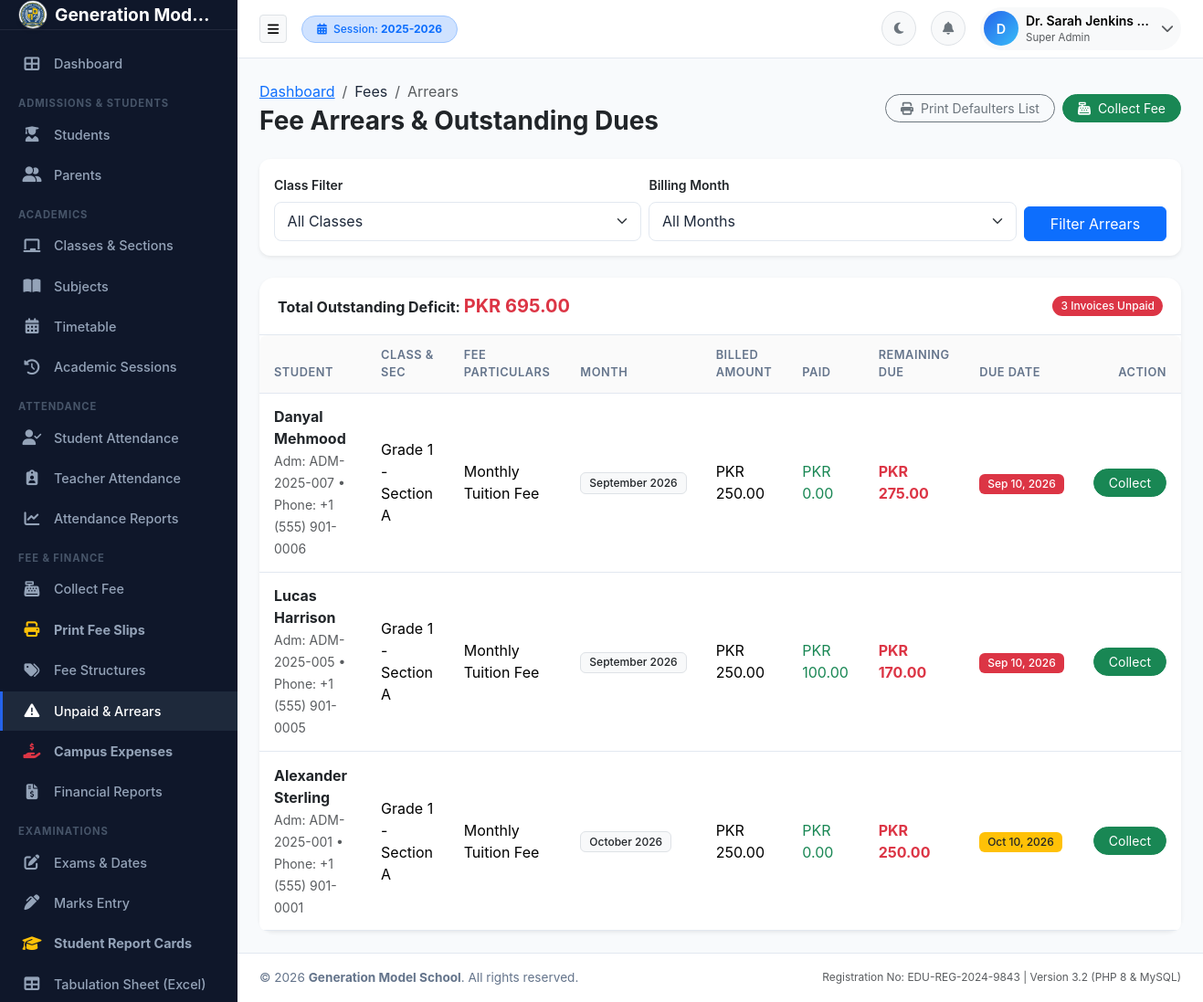
Page /fees/arrears.php (signed in) on the committed database.
### tables this page shows
CREATE TABLE academic_sessions (
    id INT AUTO_INCREMENT PRIMARY KEY,
    session_name VARCHAR(50) NOT NULL UNIQUE,
    start_date DATE NOT NULL,
    end_date DATE NOT NULL,
    is_current TINYINT(1) DEFAULT 0,
    status ENUM('active', 'inactive', 'archived') DEFAULT 'active',
    created_at TIMESTAMP DEFAULT CURRENT_TIMESTAMP
);

CREATE TABLE student_fees (
    id INT AUTO_INCREMENT PRIMARY KEY,
    session_id INT NOT NULL,
    student_id INT NOT NULL,
    fee_type_id INT NOT NULL,
    month VARCHAR(20) NOT NULL,
    amount DECIMAL(10, 2) NOT NULL,
    discount_amount DECIMAL(10, 2) DEFAULT 0.00,
    fine_amount DECIMAL(10, 2) DEFAULT 0.00,
    paid_amount DECIMAL(10, 2) DEFAULT 0.00,
    balance DECIMAL(10, 2) NOT NULL,
    due_date DATE NOT NULL,
    status ENUM('Pending', 'Partial', 'Paid', 'Overdue') DEFAULT 'Pending',
    created_at TIMESTAMP DEFAULT CURRENT_TIMESTAMP,
    FOREIGN KEY (session_id) REFERENCES academic_sessions(id),
    FOREIGN KEY (student_id) REFERENCES students(id) ON DELETE CASCADE,
    FOREIGN KEY (fee_type_id) REFERENCES fee_types(id),
    INDEX idx_st_fee_status (student_id, status)
);

CREATE TABLE students (
    id INT AUTO_INCREMENT PRIMARY KEY,
    user_id INT NULL,
    parent_id INT NULL,
    admission_no VARCHAR(50) NOT NULL UNIQUE,
    roll_no VARCHAR(50) NULL,
    first_name VARCHAR(100) NOT NULL,
    last_name VARCHAR(100) NOT NULL,
    gender ENUM('Male', 'Female', 'Other') NOT NULL,
    dob DATE NOT NULL,
    cnic_bform VARCHAR(50) NULL,
    phone VARCHAR(50) NULL,
    email VARCHAR(150) NULL,
    address TEXT NULL,
    city VARCHAR(100) NULL,
    province VARCHAR(100) NULL,
    admission_date DATE NOT NULL,
    session_id INT NOT NULL,
    class_id INT NOT NULL,
    section_id INT NOT NULL,
    previous_school VARCHAR(255) NULL,
    blood_group VARCHAR(10) NULL,
    photo VARCHAR(255) DEFAULT 'default-student.png',
    status ENUM('active', 'inactive', 'promoted', 'graduated', 'transferred') DEFAULT 'active',
    created_at TIMESTAMP DEFAULT CURRENT_TIMESTAMP,
    updated_at TIMESTAMP DEFAULT CURRENT_TIMESTAMP ON UPDATE CURRENT_TIMESTAMP,
    FOREIGN KEY (user_id) REFERENCES users(id) ON DELETE SET NULL,
    FOREIGN KEY (parent_id) REFERENCES parents(id) ON DELETE SET NULL,
    FOREIGN KEY (session_id) REFERENCES academic_sessions(id),
    FOREIGN KEY (class_id) REFERENCES classes(id),
    FOREIGN KEY (section_id) REFERENCES sections(id),
    INDEX idx_student_class_sec (class_id, section_id),
    INDEX idx_student_status (status)
);

CREATE TABLE parents (
    id INT AUTO_INCREMENT PRIMARY KEY,
    user_id INT NULL,
    father_name VARCHAR(150) NOT NULL,
    mother_name VARCHAR(150) NULL,
    guardian_name VARCHAR(150) NULL,
    cnic VARCHAR(50) NULL,
    phone VARCHAR(50) NOT NULL,
    alternate_phone VARCHAR(50) NULL,
    email VARCHAR(150) NULL,
    occupation VARCHAR(100) NULL,
    address TEXT NULL,
    city VARCHAR(100) NULL,
    created_at TIMESTAMP DEFAULT CURRENT_TIMESTAMP,
    FOREIGN KEY (user_id) REFERENCES users(id) ON DELETE SET NULL
);

CREATE TABLE classes (
    id INT AUTO_INCREMENT PRIMARY KEY,
    class_name VARCHAR(100) NOT NULL,
    numeric_level INT NOT NULL,
    created_at TIMESTAMP DEFAULT CURRENT_TIMESTAMP,
    INDEX idx_class_level (numeric_level)
);

CREATE TABLE sections (
    id INT AUTO_INCREMENT PRIMARY KEY,
    class_id INT NOT NULL,
    section_name VARCHAR(50) NOT NULL,
    class_teacher_id INT NULL,
    room_no VARCHAR(50) NULL,
    capacity INT DEFAULT 40,
    created_at TIMESTAMP DEFAULT CURRENT_TIMESTAMP,
    FOREIGN KEY (class_id) REFERENCES classes(id) ON DELETE CASCADE
);

CREATE TABLE fee_types (
    id INT AUTO_INCREMENT PRIMARY KEY,
    name VARCHAR(100) NOT NULL,
    code VARCHAR(50) NOT NULL UNIQUE,
    description TEXT NULL,
    is_recurring TINYINT(1) DEFAULT 1,
    created_at TIMESTAMP DEFAULT CURRENT_TIMESTAMP
);

### includes/functions.php (called while the page is built, shortened)
<?php
require_once __DIR__ . '/../config/config.php';
function getActiveSession() {
    global $pdo;
    $stmt = $pdo->query("SELECT * FROM academic_sessions WHERE is_current = 1 LIMIT 1");
    $activeSession = $stmt->fetch();
    return $activeSession;
}

### config/config.php (called while the page is built, shortened)
<?php
require_once __DIR__ . '/database.php';
$settings = [];
try {
    $stmt = $pdo->query("SELECT key_name, key_value FROM school_settings");
    while ($row = $stmt->fetch()) {
        $settings[$row['key_name']] = $row['key_value'];
    }
} catch (Exception $e) {
    error_log("Could not load settings: " . $e->getMessage());
}
function getSetting($key, $default = '') {
    global $settings;
    return $settings[$key] ?? $default;
}
function e($string) {
    return htmlspecialchars((string)($string ?? ''), ENT_QUOTES, 'UTF-8');
}
function formatCurrency($amount) {
    $symbol = getSetting('currency_symbol', '$');
    return $symbol . ' ' . number_format((float)$amount, 2);
}
function formatDate($date, $format = 'M d, Y') {
    return date($format, strtotime($date));
}

### includes/auth.php (called while the page is built, shortened)
<?php
require_once __DIR__ . '/../config/config.php';
function isLoggedIn() {
    return isset($_SESSION['user_id']) && !empty($_SESSION['user_id']);
}
function getCurrentUser() {
    if (isset($_SESSION['user_data'])) {
        return $_SESSION['user_data'];
    }
    return null;
}

### fees/arrears.php (the view, shortened to what this page needs)
<?php
require_once __DIR__ . '/../config/config.php';
require_once __DIR__ . '/../includes/auth.php';
require_once __DIR__ . '/../includes/permissions.php';
require_once __DIR__ . '/../includes/functions.php';
$conditions = ["sf.status IN ('Pending', 'Partial', 'Overdue')"];
$params = [];
$where = "WHERE " . implode(" AND ", $conditions);
$stmt = $pdo->prepare("
    SELECT sf.*, s.first_name, s.last_name, s.admission_no, s.roll_no,
           c.class_name, sec.section_name, p.father_name, p.phone as parent_phone,
           ft.name as fee_name
    FROM student_fees sf
    JOIN students s ON sf.student_id = s.id
    LEFT JOIN classes c ON s.class_id = c.id
    LEFT JOIN sections sec ON s.section_id = sec.id
    LEFT JOIN parents p ON s.parent_id = p.id
    JOIN fee_types ft ON sf.fee_type_id = ft.id
    {$where}
    ORDER BY sf.due_date ASC, s.first_name ASC
");
$stmt->execute($params);
$arrears = $stmt->fetchAll();
$totalArrears = array_sum(array_column($arrears, 'balance'));
require_once __DIR__ . '/../includes/header.php';
?>
<div class="d-flex flex-column flex-md-row justify-content-between align-items-md-center mb-4 gap-3 no-print">
    <div>
        <nav aria-label="breadcrumb">
            <ol class="breadcrumb mb-1">
                <li class="breadcrumb-item"><a href="<?= BASE_PATH ?>/dashboard.php">Dashboard</a></li>
                <li class="breadcrumb-item">Fees</li>
                <li class="breadcrumb-item active">Arrears</li>
            </ol>
        </nav>
        <h3 class="fw-bold text-dark mb-0">Fee Arrears & Outstanding Dues</h3>
    </div>
    <div class="d-flex gap-2">
        <button onclick="window.print()" class="btn btn-outline-secondary btn-sm rounded-pill px-3">
            <i class="fas fa-print me-1"></i> Print Defaulters List
        </button>
        <a href="<?= BASE_PATH ?>/fees/collect.php" class="btn btn-success btn-sm rounded-pill px-3">
            <i class="fas fa-cash-register me-1"></i> Collect Fee
        </a>
    </div>
</div>
<div class="card border-0 shadow-sm mb-4 no-print">
    <div class="card-body p-3">
        <form action="<?= BASE_PATH ?>/fees/arrears.php" method="GET" class="row g-2 align-items-end">
            <div class="col-md-5">
                <label class="form-label small fw-semibold">Class Filter</label>
                <select name="class_id" class="form-select">
                    <option value="">All Classes</option>
                </select>
            </div>
            <div class="col-md-5">
                <label class="form-label small fw-semibold">Billing Month</label>
                <select name="month" class="form-select">
                    <option value="">All Months</option>
                </select>
            </div>
            <div class="col-md-2">
                <button type="submit" class="btn btn-primary w-100">Filter Arrears</button>
            </div>
        </form>
    </div>
</div>
<div class="card border-0 shadow-sm rounded-4">
    <div class="card-header bg-transparent py-3 d-flex justify-content-between align-items-center">
        <span class="fw-bold">Total Outstanding Deficit: <span class="text-danger fs-5"><?= formatCurrency($totalArrears) ?></span></span>
        <span class="badge bg-danger rounded-pill"><?= count($arrears) ?> Invoices Unpaid</span>
    </div>
    <div class="card-body p-0">
        <div class="table-responsive">
            <table class="table table-hover align-middle mb-0">
                <thead class="table-light">
                    <tr>
                        <th>Student</th>
                        <th>Class & Sec</th>
                        <th>Fee Particulars</th>
                        <th>Month</th>
                        <th>Billed Amount</th>
                        <th>Paid</th>
                        <th>Remaining Due</th>
                        <th>Due Date</th>
                        <th class="text-end no-print">Action</th>
                    </tr>
                </thead>
                <tbody>
                    <?php if (empty($arrears)): ?>
                        <tr><td colspan="9" class="text-center py-4 text-muted">No pending fee arrears found. All students are up to date!</td></tr>
                    <?php else: ?>
                        <?php foreach ($arrears as $a): ?>
                            <tr>
                                <td>
                                    <div class="fw-bold text-dark"><?= e($a['first_name'] . ' ' . $a['last_name']) ?></div>
                                    <small class="text-muted">Adm: <?= e($a['admission_no']) ?> &bull; Phone: <?= e($a['parent_phone'] ?: '-') ?></small>
                                </td>
                                <td><?= e($a['class_name'] . ' - ' . $a['section_name']) ?></td>
                                <td><?= e($a['fee_name']) ?></td>
                                <td><span class="badge bg-light text-dark border"><?= e($a['month']) ?></span></td>
                                <td><?= formatCurrency($a['amount']) ?></td>
                                <td class="text-success"><?= formatCurrency($a['paid_amount']) ?></td>
                                <td class="fw-bold text-danger fs-6"><?= formatCurrency($a['balance']) ?></td>
                                <td>
                                    <span class="badge <?= strtotime($a['due_date']) < time() ? 'bg-danger' : 'bg-warning text-dark' ?>">
                                        <?= formatDate($a['due_date']) ?>
                                    </span>
                                </td>
                                <td class="text-end no-print">
                                    <a href="<?= BASE_PATH ?>/fees/collect.php?student_id=<?= $a['student_id'] ?>" class="btn btn-sm btn-success rounded-pill px-3">
                                        Collect
                                    </a>
                                </td>
                            </tr>
                        <?php endforeach; ?>
                    <?php endif; ?>
                </tbody>
            </table>
        </div>
    </div>
</div>
<?php require_once __DIR__ . '/../includes/footer.php'; ?>

### includes/navbar.php (shortened to what this page needs)
<header class="app-navbar">
    <div class="d-flex align-items-center">
        <button type="button" class="btn btn-light border btn-sm me-3" id="sidebarToggle" aria-label="Toggle Sidebar">
            <i class="fas fa-bars"></i>
        </button>
        <div class="d-none d-md-block">
            <span class="badge bg-primary-subtle text-primary border border-primary-subtle px-3 py-2 rounded-pill">
                <i class="fas fa-calendar-alt me-1"></i> Session: <strong><?= e($activeSession['session_name'] ?? '2025-2026') ?></strong>
            </span>
        </div>
    </div>
    <div class="nav-actions">
        <button class="btn btn-light border btn-sm rounded-circle d-flex align-items-center justify-content-center" id="themeToggleBtn" style="width: 38px; height: 38px;" title="Toggle Dark/Light Mode">
            <i class="fas fa-moon text-secondary"></i>
        </button>
        <div class="dropdown">
            <button class="btn btn-light border btn-sm rounded-circle position-relative d-flex align-items-center justify-content-center" style="width: 38px; height: 38px;" id="notificationsDropdown" data-bs-toggle="dropdown" aria-expanded="false">
                <i class="fas fa-bell text-secondary"></i>
            </button>
        </div>
        <div class="dropdown">
            <button class="btn btn-light border-0 p-1 d-flex align-items-center rounded-pill" id="userMenuDropdown" data-bs-toggle="dropdown" aria-expanded="false">
                <div class="avatar-initials me-2">
                    <?= strtoupper(substr($currentUser['full_name'] ?? 'U', 0, 1)) ?>
                </div>
                <div class="text-start d-none d-lg-block me-2">
                    <div class="fw-semibold small text-truncate" style="max-width: 140px;"><?= e($currentUser['full_name'] ?? 'User') ?></div>
                    <div class="text-muted" style="font-size: 0.72rem;"><?= e($currentUser['role_display'] ?? 'Staff') ?></div>
                </div>
                <i class="fas fa-chevron-down text-muted small me-1"></i>
            </button>
        </div>
    </div>
</header>

### assets/css/style.css (style rules this page uses)
:root { --primary-color: #2563eb; --primary-hover: #1d4ed8; --secondary-color: #475569; --success-color: #10b981; --danger-color: #ef4444; --warning-color: #f59e0b; --info-color: #06b6d4; --bg-main: #f8fafc; --bg-card: #ffffff; --bg-sidebar: #0f172a; --sidebar-text: #94a3b8; --sidebar-active: #ffffff; --sidebar-active-bg: #1e293b; --text-main: #1e293b; --text-muted: #64748b; --border-color: #e2e8f0; --topbar-height: 64px; --sidebar-width: 260px; --sidebar-collapsed-width: 70px; --transition-speed: 0.25s; }
body { font-family: -apple-system, BlinkMacSystemFont, "Segoe UI", Roboto, "Helvetica Neue", Arial, sans-serif; background-color: var(--bg-main); color: var(--text-main); margin: 0; padding: 0; overflow-x: hidden; transition: background-color var(--transition-speed), color var(--transition-speed); }
.app-navbar { height: var(--topbar-height); background-color: var(--bg-card); border-bottom: 1px solid var(--border-color); display: flex; align-items: center; justify-content: space-between; padding: 0 1.5rem; position: sticky; top: 0; z-index: 1030; transition: background-color var(--transition-speed), border-color var(--transition-speed); }
.nav-actions { display: flex; align-items: center; gap: 1rem; }
.card { background-color: var(--bg-card); border: 1px solid var(--border-color); border-radius: 0.75rem; box-shadow: 0 1px 3px 0 rgba(0, 0, 0, 0.05); transition: background-color var(--transition-speed), border-color var(--transition-speed), box-shadow 0.2s ease; }
.card-header { background: transparent; border-bottom: 1px solid var(--border-color); padding: 1rem 1.25rem; font-weight: 600; display: flex; align-items: center; justify-content: space-between; }
.table { color: var(--text-main); border-color: var(--border-color); margin-bottom: 0; }
.table th { background-color: rgba(0, 0, 0, 0.02); color: var(--text-muted); font-weight: 600; font-size: 0.8rem; text-transform: uppercase; letter-spacing: 0.04em; border-bottom: 1px solid var(--border-color); padding: 0.75rem 1rem; }
.table td { padding: 0.85rem 1rem; vertical-align: middle; border-bottom: 1px solid var(--border-color); }
.table-responsive { border-radius: 0.5rem; }
.form-control, .form-select { background-color: var(--bg-card); border: 1px solid var(--border-color); color: var(--text-main); border-radius: 0.5rem; padding: 0.55rem 0.85rem; }
.badge { font-weight: 500; padding: 0.4em 0.75em; border-radius: 0.375rem; }
.avatar-initials { width: 38px; height: 38px; border-radius: 50%; background: linear-gradient(135deg, #2563eb, #38bdf8); color: #fff; display: inline-flex; align-items: center; justify-content: center; font-weight: 600; font-size: 0.9rem; }

### rows in the picture
academic_sessions: session_name "2025-2026"
student_fees: student.last_name "Danyal Mehmood", student.admission_no "ADM-2025-007", parents.phone "+1 (555) 901-0006", classes.class_name "Grade 1 - Section A", fee_type.name "Monthly Tuition Fee", month "September 2026", amount "PKR 250.00", paid_amount "PKR 0.00", balance "PKR 275.00", due_date "Sep 10, 2026"
student_fees: student.last_name "Lucas Harrison", student.admission_no "ADM-2025-005", parents.phone "+1 (555) 901-0005", classes.class_name "Grade 1 - Section A", fee_type.name "Monthly Tuition Fee", month "September 2026", amount "PKR 250.00", paid_amount "PKR 100.00", balance "PKR 170.00", due_date "Sep 10, 2026"
student_fees: student.last_name "Alexander Sterling", student.admission_no "ADM-2025-001", parents.phone "+1 (555) 901-0001", classes.class_name "Grade 1 - Section A", fee_type.name "Monthly Tuition Fee", month "October 2026", amount "PKR 250.00", paid_amount "PKR 0.00", balance "PKR 250.00", due_date "Oct 10, 2026"

### other values in the picture
getSetting('school_name', 'Generation Model School') "Generation Mod…"
substr($currentUser['full_name'] ?? 'U', 0, 1) "D"
$currentUser['full_name'] "Dr. Sarah Jenkins…"
$currentUser['role_display'] "Super Admin"
formatCurrency($totalArrears) "PKR 695.00"
count($arrears) "3"
getSetting('school_name', 'EduManage School Management System') "Generation Model School"
getSetting('registration_no', 'EDU-REG-2024-9843') "EDU-REG-2024-9843"
